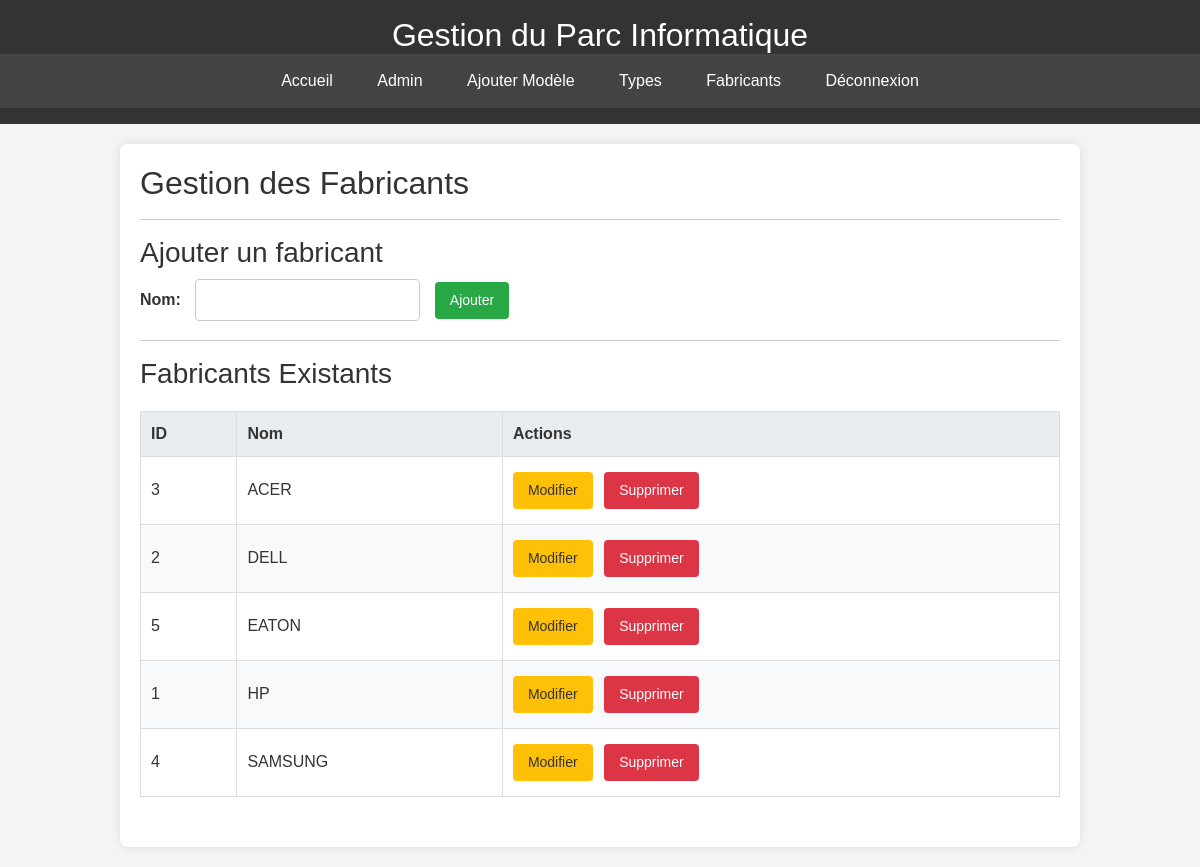
The page /admin/fabricants (signed in) on the database as committed earlier.
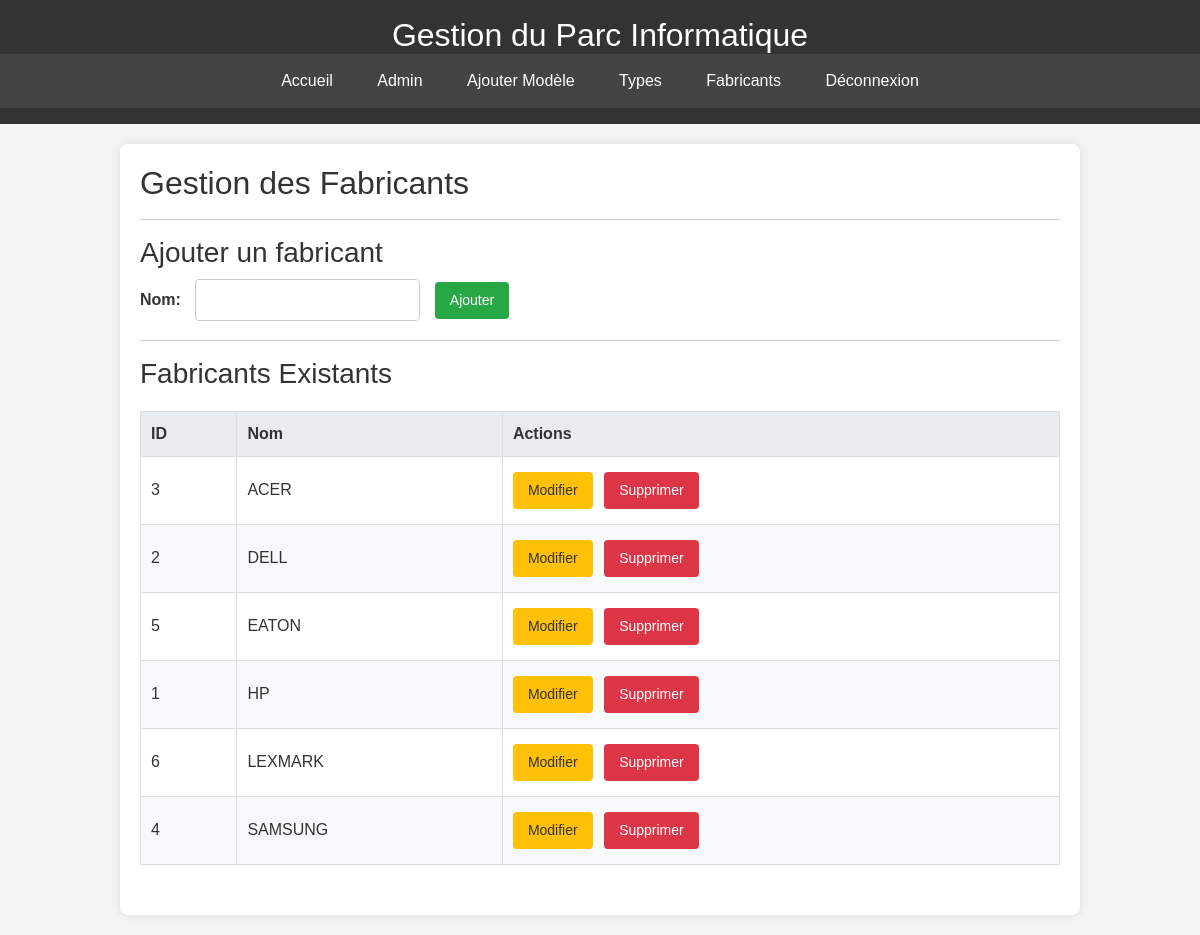
The same page on the database as committed later.
### Gestion Materials/models.py (models this page shows, shortened)
class Fabricant(db.Model):
    __tablename__ = 'fabricant'
    id = db.Column(db.Integer, primary_key=True)
    nom = db.Column(db.String(80), unique=True, nullable=False)
    modeles = db.relationship('Modele', backref='fabricant', lazy=True)

### Gestion Materials/app.py (the view, shortened to what this page needs)
@app.route('/admin/fabricants', methods=['GET', 'POST'])
@login_required
def admin_fabricants():
    tous_fabricants = Fabricant.query.order_by(Fabricant.nom).all()
    return render_template('admin_fabricants.html', fabricants=tous_fabricants)

### Gestion Materials/app.py (called while the page is built)
def login_required(f):
    @wraps(f)
    def decorated_function(*args, **kwargs):
        if 'logged_in' not in session:
            flash('Veuillez vous connecter pour accéder à cette page.', 'warning')
            return redirect(url_for('admin_login'))
        return f(*args, **kwargs)
    return decorated_function

### Gestion Materials/templates/admin_fabricants.html (shortened to what this page needs)
{% extends "base.html" %}
{% block content %}
    <h2>Gestion des Fabricants</h2>
    <hr>
    <h3>Ajouter un fabricant</h3>
    <form method="post" action="{{ url_for('admin_fabricants') }}" class="add-form">
        <div>
            <label for="nom">Nom:</label>
            <input type="text" id="nom" name="nom" required>
            <button type="submit" class="btn btn-add">Ajouter</button>
        </div>
    </form>
    <hr>
    <h3>Fabricants Existants</h3>
    {% if fabricants %}
        <table class="table-admin">
            <thead>
                <tr>
                    <th>ID</th>
                    <th>Nom</th>
                    <th>Actions</th>
                </tr>
            </thead>
            <tbody>
                {% for fab in fabricants %}
                <tr>
                    <td>{{ fab.id }}</td>
                    <td>{{ fab.nom }}</td>
                    <td class="actions">
                        <a href="{{ url_for('admin_edit_fabricant', id=fab.id) }}" class="btn btn-edit">Modifier</a>
                        <form method="post" action="{{ url_for('admin_delete_fabricant', id=fab.id) }}" onsubmit="return confirm('Êtes-vous sûr de vouloir supprimer ce fabricant ?');">
                            <button type="submit" class="btn btn-delete">Supprimer</button>
                        </form>
                    </td>
                </tr>
                {% endfor %}
            </tbody>
        </table>
    {% else %}
        <p>Aucun fabricant n'a été ajouté pour le moment.</p>
    {% endif %}
{% endblock %}

Rows that differ between the two databases and show on the page:
added Fabricant: id "6", nom "LEXMARK"
